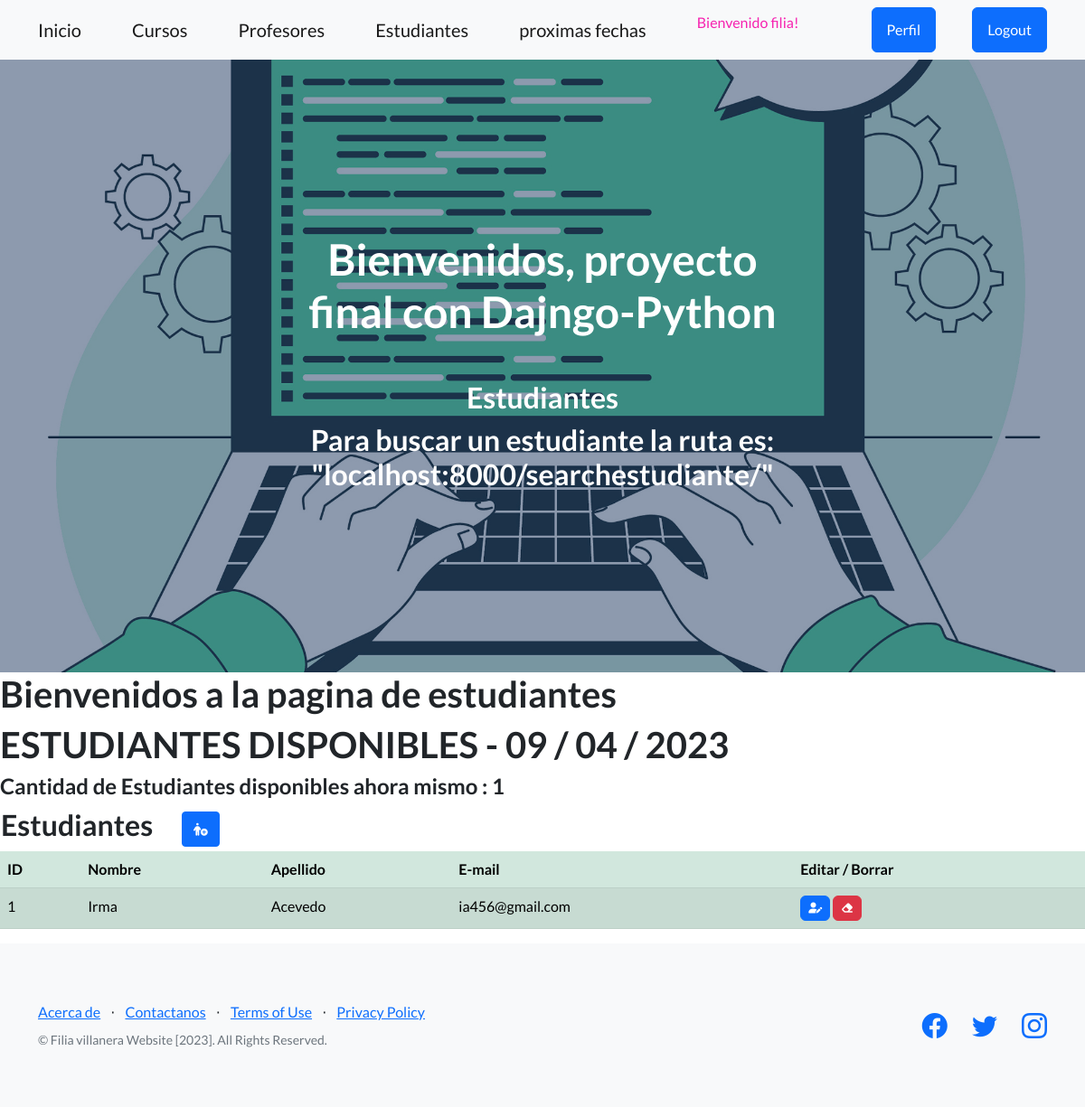
The app's page /estudiantes/ (signed in) with its own data.
### app1/models.py (models this page shows, shortened)
class Estudiante (models.Model):
    nombre = models.CharField(max_length=50)
    apellido = models.CharField(max_length=50)
    email = models.EmailField()

### app1/views.py (the view)
# urls.py: path('estudiantes/', estudiantes, name="estudiantes" ),
@login_required
def estudiantes (request):
    contexto = {"estudiantes": Estudiante.objects.all(), 'titulo': 'Estudiantes disponibles'}
    return render(request, "aplicacion/estudiantes.html", contexto)

### app1/app1/templates/aplicacion/estudiantes.html
{% extends 'aplicacion/base.html' %}
{% load static %}
{% block encabezado %}
    Estudiantes
    <h2>Para buscar un estudiante la ruta es: "localhost:8000/searchestudiante/"</h2>
{% endblock encabezado %}
{% block contenido %}
<h1> Bienvenidos a la pagina de estudiantes </h1>
<h1> {{ titulo|upper }} - {% now 'm / d / Y' %} </h1>
<h4>Cantidad de Estudiantes disponibles ahora mismo : {{estudiantes|length}}</h4>
<table>
    <tr>
        <td width="200"><h2>Estudiantes</h2></td>
        <td>
            <a
            href="{% url 'build_estudiante'  %}"
            class="btn btn-primary btn-sm"
            ><i class="fa-solid fa-person-circle-plus"></i>
            </a>
        </td>
    </tr>
</table>
<table class="table table-success table-striped">
    <thead>
        <tr>
            <th>ID</th>
            <th>Nombre</th>
            <th>Apellido</th>
            <th>E-mail</th>
            <th>Editar / Borrar</th>
        </tr>
    </thead>
    <tbody>
{% for e in estudiantes  %}
        <tr>
            <td>{{ e.id  }}</td>
            <td>{{ e.nombre }}</td>
            <td>{{ e.apellido }}</td>
            <td>{{ e.email }}</td>
            <td>
                <a
                  href="{% url 'upd_estudiante' e.id   %}"
                  class="btn btn-primary"
                  style="--bs-btn-padding-y: .25rem; --bs-btn-padding-x: .5rem; --bs-btn-font-size: .75rem;"
                  ><i class="fa-solid fa-user-pen"></i>
                </a>
                <a
                  href="{% url 'del_estudiante' e.id %}"
                  class="btn btn-danger"
                  style="--bs-btn-padding-y: .25rem; --bs-btn-padding-x: .5rem; --bs-btn-font-size: .75rem;"
                  ><i class="fa-solid fa-eraser"></i>
                </a>
              </td>
        </tr>
{% endfor %}
    </tbody>
</table>
{% endblock contenido %}

### app1/app1/templates/aplicacion/base.html (shortened to what this page needs)
<!DOCTYPE html>
<html lang="en">
    <head>
        {% load static %}
        <link href="https://cdn.jsdelivr.net/npm/bootstrap-icons@1.5.0/font/bootstrap-icons.css" rel="stylesheet" type="text/css" />
        <link href="{% static 'aplicacion/css/styles.css' %}" rel="stylesheet" />
        <link rel="stylesheet" href="https://cdnjs.cloudflare.com/ajax/libs/font-awesome/6.4.0/css/all.min.css">
    </head>
    <body>
        <nav class="navbar navbar-light bg-light static-top">
            <div class="container">
                <a class="navbar-brand" href="{% url 'home' %}">Inicio</a>
                {% if user.is_authenticated %}
                    <a class="navbar-brand" href="{% url 'cursos' %}">Cursos</a>
                    <a class="navbar-brand" href="{% url 'profesores' %}">Profesores</a>
                    <a class="navbar-brand" href="{% url 'estudiantes' %}">Estudiantes</a>
                    <a class="navbar-brand" href="{% url 'fechas_proximas' %}">proximas fechas</a>
                    <p style="color:rgb(246, 35, 176)">Bienvenido {{user.username}}!</p>
                    <a class="btn btn-primary" href="{% url 'editarperfil' %}">Perfil</a>
                    <a class="btn btn-primary" href="{% url 'logout' %}">Logout</a>
                {% else %}
                    <a class="btn btn-success" href="{% url 'registro'    %}">Registro</a>
                    <a class="btn btn-primary" href="{% url 'login' %}">Login</a>
                {% endif %}
            </div>
        </nav>
        <header class="masthead">
            <div class="container position-relative">
                <div class="row justify-content-center">
                    <div class="col-xl-6">
                        <div class="text-center text-white">
                            <h1 class="mb-5">Bienvenidos, proyecto final con Dajngo-Python</h1>
                            <h2>
                            {% block encabezado %}
                            {% endblock encabezado %}
                                </h2>
                        </div>
                    </div>
                </div>
            </div>
        </header>
        {% block contenido %}
        {% endblock contenido %}
        <footer class="footer bg-light">
            <div class="container">
                <div class="row">
                    <div class="col-lg-6 h-100 text-center text-lg-start my-auto">
                        <ul class="list-inline mb-2">
                            <li class="list-inline-item"><a href="#!">Acerca de</a></li>
                            <li class="list-inline-item">⋅</li>
                            <li class="list-inline-item"><a href="#!">Contactanos</a></li>
                            <li class="list-inline-item">⋅</li>
                            <li class="list-inline-item"><a href="#!">Terms of Use</a></li>
                            <li class="list-inline-item">⋅</li>
                            <li class="list-inline-item"><a href="#!">Privacy Policy</a></li>
                        </ul>
                        <p class="text-muted small mb-4 mb-lg-0">&copy; Filia villanera Website [2023]. All Rights Reserved.</p>
                    </div>
                    <div class="col-lg-6 h-100 text-center text-lg-end my-auto">
                        <ul class="list-inline mb-0">
                            <li class="list-inline-item me-4">
                                <a href="#!"><i class="bi-facebook fs-3"></i></a>
                            </li>
                            <li class="list-inline-item me-4">
                                <a href="#!"><i class="bi-twitter fs-3"></i></a>
                            </li>
                            <li class="list-inline-item">
                                <a href="#!"><i class="bi-instagram fs-3"></i></a>
                            </li>
                        </ul>
                    </div>
                </div>
            </div>
        </footer>
    </body>
</html>

### records on screen
Estudiante: id "1", nombre "Irma", apellido "Acevedo", email "ia456@gmail.com"

### other values on screen
{{ user.username }} "filia"
{{ titulo|upper }} "ESTUDIANTES DISPONIBLES"
{{ estudiantes|length }} "1"
